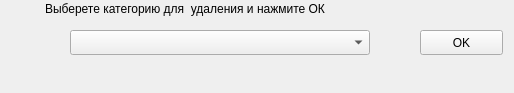
<?xml version="1.0" encoding="UTF-8"?>
<ui version="4.0">
 <class>DeleteCategory</class>
 <widget class="QMainWindow" name="DeleteCategory">
  <property name="geometry">
   <rect>
    <x>0</x>
    <y>0</y>
    <width>514</width>
    <height>93</height>
   </rect>
  </property>
  <property name="windowTitle">
   <string>Удаление категории</string>
  </property>
  <widget class="QWidget" name="centralwidget">
   <widget class="QPushButton" name="OkButton">
    <property name="geometry">
     <rect>
      <x>420</x>
      <y>30</y>
      <width>83</width>
      <height>25</height>
     </rect>
    </property>
    <property name="text">
     <string>OK</string>
    </property>
   </widget>
   <widget class="QComboBox" name="CategoryList">
    <property name="geometry">
     <rect>
      <x>70</x>
      <y>30</y>
      <width>300</width>
      <height>25</height>
     </rect>
    </property>
   </widget>
   <widget class="QLabel" name="label">
    <property name="geometry">
     <rect>
      <x>45</x>
      <y>0</y>
      <width>350</width>
      <height>17</height>
     </rect>
    </property>
    <property name="text">
     <string>Выберете категорию для  удаления и нажмите ОК</string>
    </property>
   </widget>
  </widget>
  <widget class="QMenuBar" name="menubar">
   <property name="geometry">
    <rect>
     <x>0</x>
     <y>0</y>
     <width>514</width>
     <height>22</height>
    </rect>
   </property>
  </widget>
 </widget>
 <resources/>
 <connections/>
</ui>
